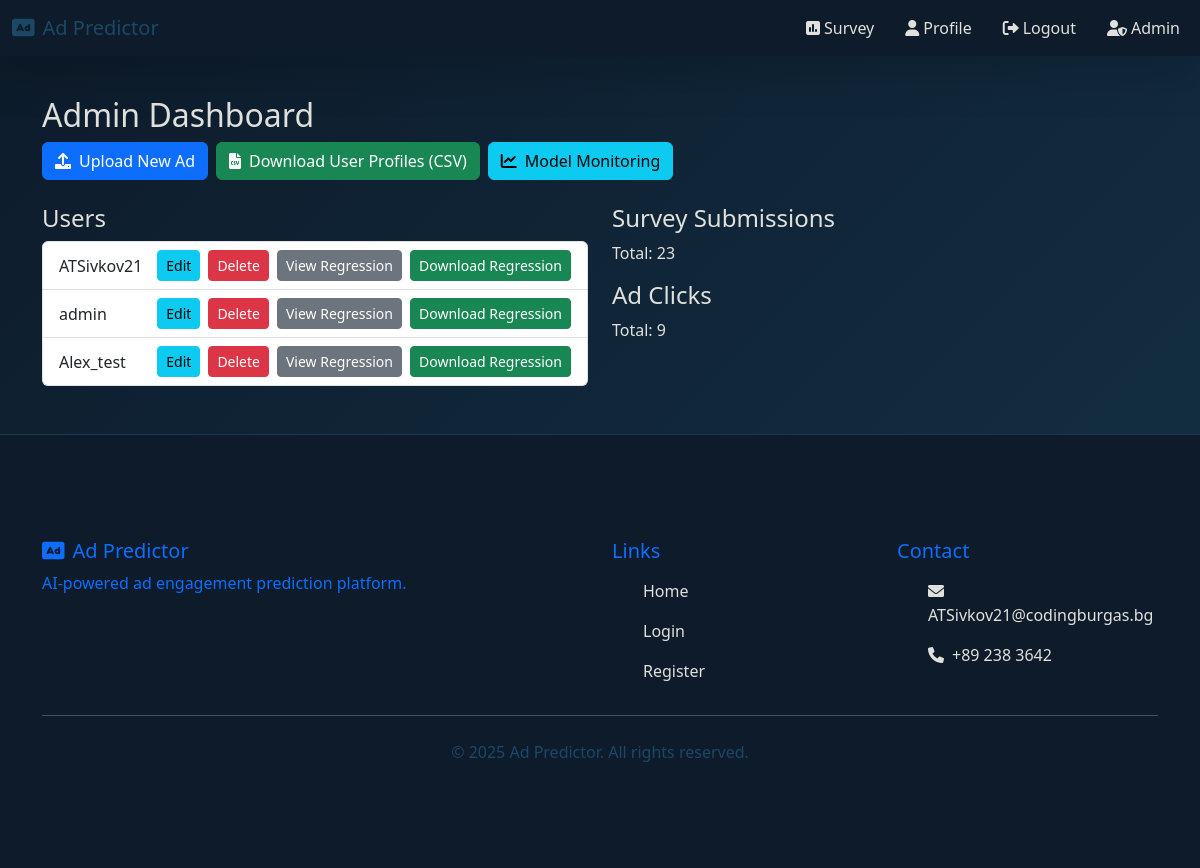
The page /admin/dashboard (signed in) on the database as committed earlier.
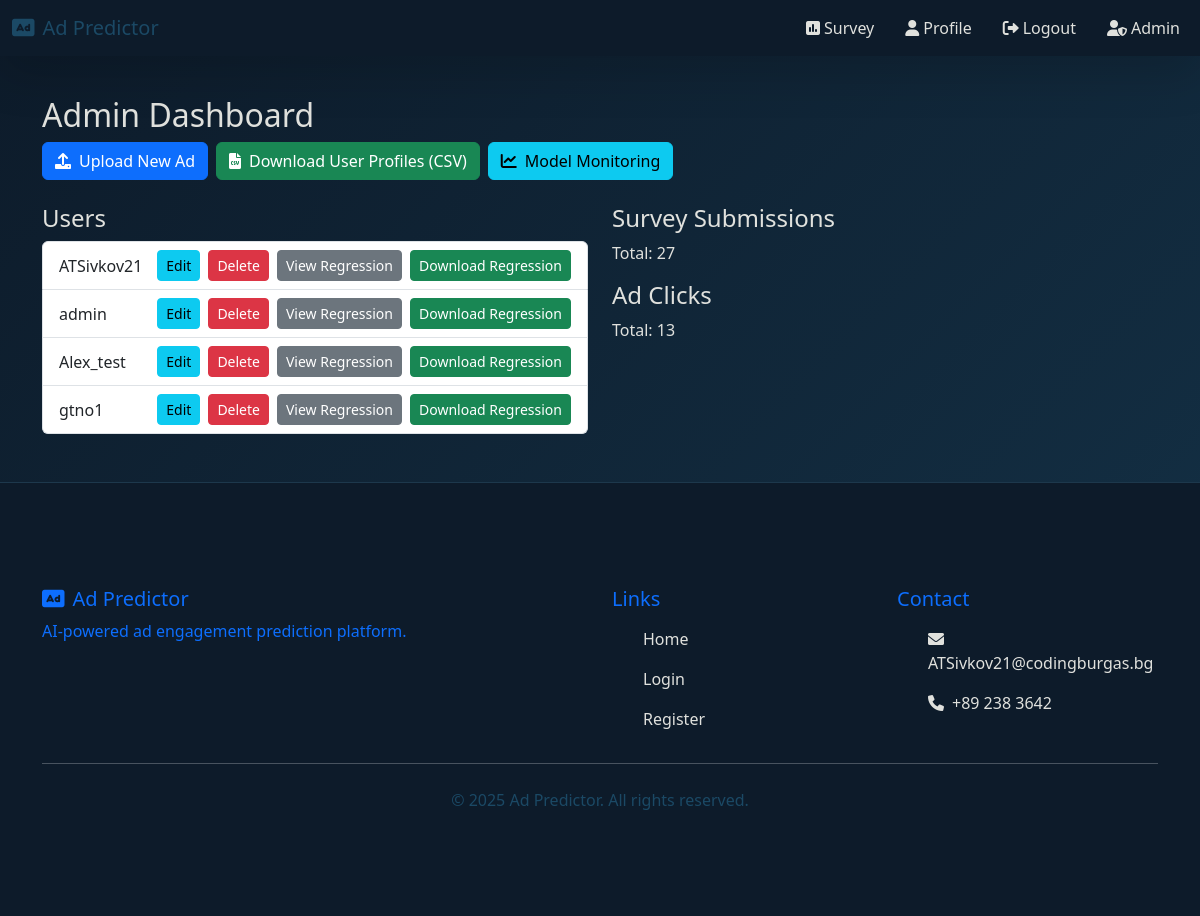
The same page on the database as committed later.
### app/models.py (models this page shows, shortened)
class User(UserMixin, db.Model):
    id = db.Column(db.Integer, primary_key=True)  # Уникален ID на потребителя
    username = db.Column(db.String(64), unique=True, nullable=False)  # Потребителско име, задължително и уникално
    email = db.Column(db.String(120), unique=True, nullable=False)  # Имейл, задължителен и уникален
    password_hash = db.Column(db.String(128))  # Хеширана парола
    email_confirmed = db.Column(db.Boolean, default=False)  # Дали имейлът е потвърден (по подразбиране False)
    share_results = db.Column(db.Boolean, default=False)  # Дали потребителят дава съгласие за споделяне на резултати
    role_id = db.Column(db.Integer, db.ForeignKey('role.id'))  # Външен ключ към ролята на потребителя
    survey_responses = db.relationship('SurveyResponse', backref='user', lazy=True)  # Всички отговори на анкети, свързани с този потребител
    ad_clicks = db.relationship('AdClick', backref='user', lazy=True)  # Всички кликвания на реклами от този потребител

### app/admin/routes.py (the view)
@admin_bp.route('/dashboard')
@login_required
@admin_required
def dashboard():
    users = User.query.all()
    surveys = SurveyResponse.query.all()
    clicks = AdClick.query.all()
    return render_template('admin/dashboard.html', users=users, surveys=surveys, clicks=clicks)

### app/admin/routes.py (called while the page is built)
def admin_required(f):
    @wraps(f)
    def decorated(*args, **kwargs):
        if not current_user.is_authenticated or current_user.role.name != 'admin':
            flash('Admin access required.', 'danger')
            return redirect(url_for('main.index'))
        return f(*args, **kwargs)
    return decorated

### app/models.py (called while the page is built)
@login_manager.user_loader
def load_user(user_id):
    return User.query.get(int(user_id))  # Връща потребител с дадения ID от базата

### app/admin/templates/admin/dashboard.html (shortened to what this page needs)
{% extends 'layout.html' %}
{% block content %}
<div class="dashboard fade-in-up">
  <h2>Admin Dashboard</h2>
  <div class="row mb-4">
    <div class="col-12 d-flex gap-2">
      <a href="{{ url_for('admin.upload_ad') }}" class="btn btn-primary">
        <i class="fas fa-upload me-2"></i>Upload New Ad
      </a>
      <a href="{{ url_for('admin.download_all_users') }}" class="btn btn-success">
        <i class="fas fa-file-csv me-2"></i>Download User Profiles (CSV)
      </a>
      <a href="{{ url_for('admin.model_monitoring') }}" class="btn btn-info">
        <i class="fas fa-chart-line me-2"></i>Model Monitoring
      </a>
    </div>
  </div>
  <div class="row">
    <div class="col-md-6">
      <h4>Users</h4>
      <ul class="list-group">
        {% for user in users %}
          <li class="list-group-item d-flex justify-content-between align-items-center">
            <span>{{ user.username }}</span>
            <div class="d-flex gap-2">
              <a href="{{ url_for('admin.edit_user', user_id=user.id) }}" class="btn btn-sm btn-info">Edit</a>
              <a href="{{ url_for('admin.delete_user', user_id=user.id) }}" class="btn btn-sm btn-danger">Delete</a>
              <a href="{{ url_for('admin.view_user_plot', user_id=user.id) }}" class="btn btn-sm btn-secondary" target="_blank">View Regression</a>
              <a href="{{ url_for('admin.download_user_plot', user_id=user.id) }}" class="btn btn-sm btn-success">Download Regression</a>
            </div>
          </li>
        {% endfor %}
      </ul>
    </div>
    <div class="col-md-6">
      <h4>Survey Submissions</h4>
      <p>Total: {{ surveys|length }}</p>
      <h4>Ad Clicks</h4>
      <p>Total: {{ clicks|length }}</p>
    </div>
  </div>
</div>
{% endblock %}

Rows that differ between the two databases and show on the page:
added User: username "gtno1"
Other text that changed with them:
{{ surveys|length }}: "23" → "27"
{{ clicks|length }}: "9" → "13"
